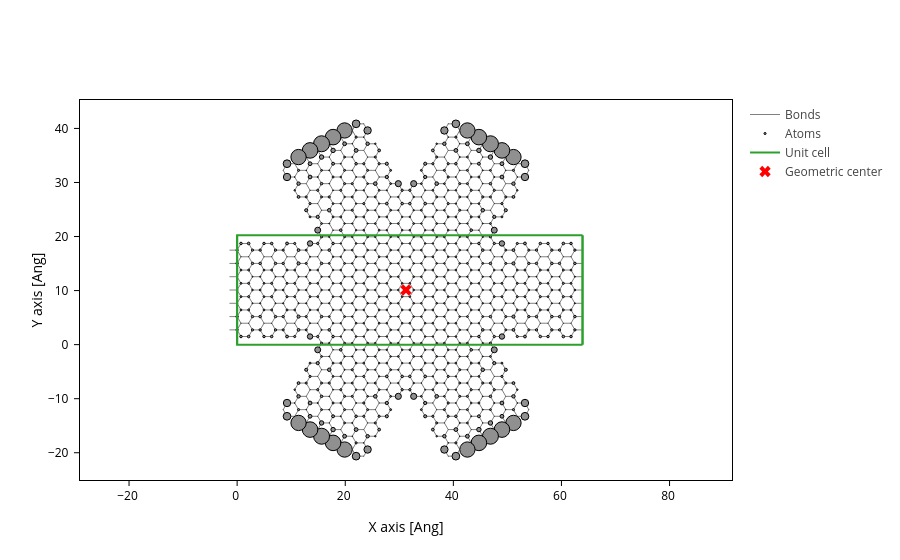

The cell this chart's notebook holds for it:
### Markdown cell above
## PDOS scaled atoms in geometry plot

### Code cell
# from cell 11 - https://sisl.readthedocs.io/en/latest/tutorials/tutorial_es_1.html#Creating-the-electronic-structure 

K = (0,0,0)
H = sisl.Hamiltonian(graphene)
r = (0.1, 1.44)
t = (0.0, -2.7)
H.construct([r, t])


es = H.eigenstate(k=K)

E = np.linspace(-1, 1, 400)
dE = E[1] - E[0]

PDOS = es.PDOS(E).sum((0, 2)) * dE  # perform integration
fig = graphene.plot(axes="xy", atoms_style={"size": normalize(PDOS, 0, 1)})

geom_center = graphene.center()
center_fig = go.Scatter(
    x=[geom_center[0]], y=[geom_center[1]],
    mode="markers", marker=dict(size=10, color="red", symbol="x"),
    name="Geometric center"
)
fig.add_trace(center_fig)

fig.show()

# plt.scatter(graphene.xyz[:, 0], graphene.xyz[:, 1], 500 * PDOS);

### Figure 1 — Plotly figure (JSON) as saved in the notebook; plotly's stock layout.template omitted (floating-point values rounded to 4 significant figures; data arrays with more than 128 entries replaced by an {"elided": "..."} marker saying what was removed)
{"data": [{"line": {"color": "gray", "width": 1}, "meta": {}, "mode": "lines", "name": "Bonds", "opacity": 1, "type": "scatter", "x": {"elided": "30912 float values"}, "y": {"elided": "30912 float values"}}, {"marker": {"color": "#909090", "line": {"color": "black", "width": 1}, "opacity": 1, "size": {"elided": "1014 float values"}}, "meta": {}, "mode": "markers", "name": "Atoms", "opacity": 1, "type": "scatter", "x": {"elided": "1014 float values"}, "y": {"elided": "1014 float values"}}, {"meta": {}, "mode": "lines", "name": "Unit cell", "type": "scatter", "x": [0.0, 0.0, 63.9, 63.9, 0.0, 0.0, NaN, 0.0, 0.0, 0.0, 63.9, 63.9, 0.0, NaN, 63.9, 63.9, NaN, 63.9, 63.9], "y": [0.0, 20.22, 20.22, 20.22, 20.22, 20.22, NaN, 20.22, 0.0, 0.0, 0.0, 0.0, 0.0, NaN, 20.22, 0.0, NaN, 20.22, 0.0]}, {"marker": {"color": "red", "size": 10, "symbol": "x"}, "mode": "markers", "name": "Geometric center", "type": "scatter", "x": [31.24], "y": [10.11]}], "layout": {"scene": {"aspectmode": "data", "xaxis": {"title": {"text": "X axis [Ang]"}}, "yaxis": {"title": {"text": "Y axis [Ang]"}}}, "xaxis": {"scaleanchor": "y", "scaleratio": 1, "title": {"text": "X axis [Ang]"}}, "yaxis": {"title": {"text": "Y axis [Ang]"}}}}
